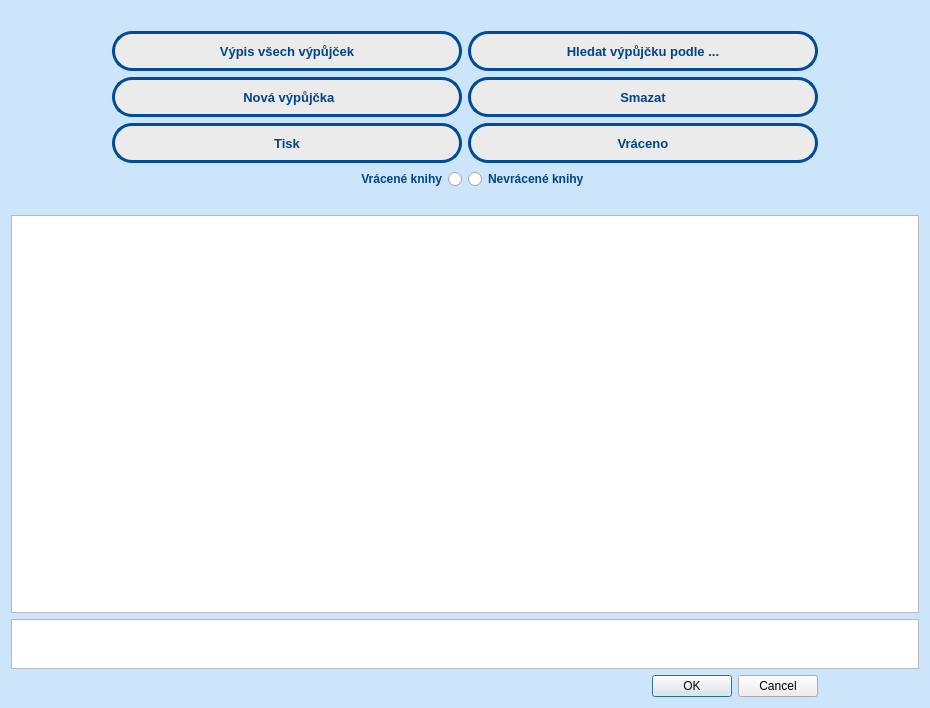
<?xml version="1.0" encoding="UTF-8"?>
<ui version="4.0">
 <class>DialogUcitelVypujcka</class>
 <widget class="QDialog" name="DialogUcitelVypujcka">
  <property name="geometry">
   <rect>
    <x>0</x>
    <y>0</y>
    <width>930</width>
    <height>708</height>
   </rect>
  </property>
  <property name="minimumSize">
   <size>
    <width>930</width>
    <height>0</height>
   </size>
  </property>
  <property name="maximumSize">
   <size>
    <width>930</width>
    <height>16777215</height>
   </size>
  </property>
  <property name="sizeIncrement">
   <size>
    <width>0</width>
    <height>0</height>
   </size>
  </property>
  <property name="font">
   <font>
    <family>MS Serif</family>
   </font>
  </property>
  <property name="windowTitle">
   <string>Výpůčjka vyučující</string>
  </property>
  <property name="styleSheet">
   <string notr="true">#DialogUcitelVypujcka {
background: rgb(204,229,250);
}
#centralWidget {
background: rgb(204,229,250);
}

#pushButtonHledat{
background: rgb(235,235,235);
border-radius : 20px;
border : 3px solid rgb( 0,76,153);
}
#pushButtonNova{
background: rgb(235,235,235);
border-radius : 20px;
border : 3px solid rgb( 0,76,153);
}
#pushButtonSmazat{
background: rgb(235,235,235);
border-radius : 20px;
border : 3px solid rgb( 0,76,153);
}
#pushButtonVraceno
{
background: rgb(235,235,235);
border-radius : 20px;
border : 3px solid rgb( 0,76,153);
}
#pushButtonVsechny
{
background: rgb(235,235,235);
border-radius : 20px;
border : 3px solid rgb( 0,76,153);
}
#pushButtonTisk
{
background: rgb(235,235,235);
border-radius : 20px;
border : 3px solid rgb( 0,76,153);
}
</string>
  </property>
  <layout class="QGridLayout" name="gridLayout">
   <item row="4" column="1">
    <widget class="QRadioButton" name="radioButtonVraceneKnihy">
     <property name="font">
      <font>
       <pointsize>9</pointsize>
       <weight>75</weight>
       <bold>true</bold>
      </font>
     </property>
     <property name="layoutDirection">
      <enum>Qt::RightToLeft</enum>
     </property>
     <property name="styleSheet">
      <string notr="true">#radioButtonVraceneKnihy{
color:rgb(0,67,134)
}</string>
     </property>
     <property name="text">
      <string>Vrácené knihy</string>
     </property>
    </widget>
   </item>
   <item row="3" column="1">
    <widget class="QPushButton" name="pushButtonTisk">
     <property name="minimumSize">
      <size>
       <width>350</width>
       <height>40</height>
      </size>
     </property>
     <property name="maximumSize">
      <size>
       <width>350</width>
       <height>40</height>
      </size>
     </property>
     <property name="font">
      <font>
       <pointsize>10</pointsize>
       <weight>75</weight>
       <bold>true</bold>
      </font>
     </property>
     <property name="styleSheet">
      <string notr="true">#pushButtonTisk{
color: rgb(0,67,134)
}</string>
     </property>
     <property name="text">
      <string>Tisk</string>
     </property>
    </widget>
   </item>
   <item row="6" column="0" colspan="4">
    <widget class="QTableView" name="tableView"/>
   </item>
   <item row="5" column="2">
    <widget class="QLabel" name="label_2">
     <property name="font">
      <font>
       <pointsize>9</pointsize>
       <weight>75</weight>
       <bold>true</bold>
      </font>
     </property>
     <property name="text">
      <string/>
     </property>
     <property name="alignment">
      <set>Qt::AlignCenter</set>
     </property>
    </widget>
   </item>
   <item row="2" column="2">
    <widget class="QPushButton" name="pushButtonSmazat">
     <property name="minimumSize">
      <size>
       <width>350</width>
       <height>40</height>
      </size>
     </property>
     <property name="maximumSize">
      <size>
       <width>350</width>
       <height>40</height>
      </size>
     </property>
     <property name="font">
      <font>
       <pointsize>10</pointsize>
       <weight>75</weight>
       <bold>true</bold>
      </font>
     </property>
     <property name="styleSheet">
      <string notr="true">#pushButtonSmazat{
color: rgb(0,67,134)
}</string>
     </property>
     <property name="text">
      <string>Smazat</string>
     </property>
    </widget>
   </item>
   <item row="1" column="2">
    <widget class="QPushButton" name="pushButtonHledat">
     <property name="minimumSize">
      <size>
       <width>350</width>
       <height>40</height>
      </size>
     </property>
     <property name="maximumSize">
      <size>
       <width>350</width>
       <height>40</height>
      </size>
     </property>
     <property name="font">
      <font>
       <pointsize>10</pointsize>
       <weight>75</weight>
       <bold>true</bold>
      </font>
     </property>
     <property name="styleSheet">
      <string notr="true">#pushButtonHledat{
color: rgb(0,67,134)
}</string>
     </property>
     <property name="text">
      <string>Hledat výpůjčku podle ...</string>
     </property>
    </widget>
   </item>
   <item row="2" column="1">
    <widget class="QPushButton" name="pushButtonNova">
     <property name="minimumSize">
      <size>
       <width>350</width>
       <height>40</height>
      </size>
     </property>
     <property name="maximumSize">
      <size>
       <width>350</width>
       <height>40</height>
      </size>
     </property>
     <property name="font">
      <font>
       <pointsize>10</pointsize>
       <weight>75</weight>
       <bold>true</bold>
      </font>
     </property>
     <property name="styleSheet">
      <string notr="true">#pushButtonNova{
color: rgb(0,67,134)
}</string>
     </property>
     <property name="text">
      <string>      Nová výpůjčka     </string>
     </property>
    </widget>
   </item>
   <item row="5" column="1">
    <widget class="QLabel" name="label">
     <property name="font">
      <font>
       <pointsize>9</pointsize>
       <weight>75</weight>
       <bold>true</bold>
      </font>
     </property>
     <property name="text">
      <string/>
     </property>
     <property name="alignment">
      <set>Qt::AlignCenter</set>
     </property>
    </widget>
   </item>
   <item row="3" column="2">
    <widget class="QPushButton" name="pushButtonVraceno">
     <property name="minimumSize">
      <size>
       <width>350</width>
       <height>40</height>
      </size>
     </property>
     <property name="maximumSize">
      <size>
       <width>350</width>
       <height>40</height>
      </size>
     </property>
     <property name="font">
      <font>
       <pointsize>10</pointsize>
       <weight>75</weight>
       <bold>true</bold>
      </font>
     </property>
     <property name="styleSheet">
      <string notr="true">#pushButtonVraceno{
color: rgb(0,67,134)
}</string>
     </property>
     <property name="text">
      <string>Vráceno</string>
     </property>
    </widget>
   </item>
   <item row="4" column="2">
    <widget class="QRadioButton" name="radioButtonNevraceneKnihy">
     <property name="font">
      <font>
       <pointsize>9</pointsize>
       <weight>75</weight>
       <bold>true</bold>
      </font>
     </property>
     <property name="styleSheet">
      <string notr="true">#radioButtonNevraceneKnihy{
color:rgb(0,67,134)
}</string>
     </property>
     <property name="text">
      <string>Nevrácené knihy</string>
     </property>
    </widget>
   </item>
   <item row="2" column="3">
    <spacer name="horizontalSpacer_3">
     <property name="orientation">
      <enum>Qt::Horizontal</enum>
     </property>
     <property name="sizeHint" stdset="0">
      <size>
       <width>40</width>
       <height>20</height>
      </size>
     </property>
    </spacer>
   </item>
   <item row="9" column="2">
    <widget class="QDialogButtonBox" name="buttonBox">
     <property name="orientation">
      <enum>Qt::Horizontal</enum>
     </property>
     <property name="standardButtons">
      <set>QDialogButtonBox::Cancel|QDialogButtonBox::Ok</set>
     </property>
     <property name="centerButtons">
      <bool>false</bool>
     </property>
    </widget>
   </item>
   <item row="3" column="0">
    <spacer name="horizontalSpacer_2">
     <property name="orientation">
      <enum>Qt::Horizontal</enum>
     </property>
     <property name="sizeHint" stdset="0">
      <size>
       <width>40</width>
       <height>20</height>
      </size>
     </property>
    </spacer>
   </item>
   <item row="1" column="1">
    <widget class="QPushButton" name="pushButtonVsechny">
     <property name="minimumSize">
      <size>
       <width>350</width>
       <height>40</height>
      </size>
     </property>
     <property name="maximumSize">
      <size>
       <width>350</width>
       <height>40</height>
      </size>
     </property>
     <property name="font">
      <font>
       <pointsize>10</pointsize>
       <weight>75</weight>
       <bold>true</bold>
      </font>
     </property>
     <property name="styleSheet">
      <string notr="true">#pushButtonVsechny{
color: rgb(0,67,134)
}</string>
     </property>
     <property name="text">
      <string>Výpis všech výpůjček</string>
     </property>
    </widget>
   </item>
   <item row="2" column="0">
    <widget class="QLabel" name="labelLoad">
     <property name="text">
      <string/>
     </property>
    </widget>
   </item>
   <item row="0" column="1">
    <spacer name="horizontalSpacer_4">
     <property name="orientation">
      <enum>Qt::Horizontal</enum>
     </property>
     <property name="sizeHint" stdset="0">
      <size>
       <width>40</width>
       <height>20</height>
      </size>
     </property>
    </spacer>
   </item>
   <item row="7" column="0" colspan="4">
    <widget class="QTextBrowser" name="textBrowser">
     <property name="minimumSize">
      <size>
       <width>0</width>
       <height>50</height>
      </size>
     </property>
     <property name="maximumSize">
      <size>
       <width>16777215</width>
       <height>50</height>
      </size>
     </property>
     <property name="font">
      <font>
       <pointsize>11</pointsize>
      </font>
     </property>
    </widget>
   </item>
  </layout>
 </widget>
 <resources/>
 <connections>
  <connection>
   <sender>buttonBox</sender>
   <signal>accepted()</signal>
   <receiver>DialogUcitelVypujcka</receiver>
   <slot>accept()</slot>
   <hints>
    <hint type="sourcelabel">
     <x>248</x>
     <y>254</y>
    </hint>
    <hint type="destinationlabel">
     <x>157</x>
     <y>274</y>
    </hint>
   </hints>
  </connection>
  <connection>
   <sender>buttonBox</sender>
   <signal>rejected()</signal>
   <receiver>DialogUcitelVypujcka</receiver>
   <slot>reject()</slot>
   <hints>
    <hint type="sourcelabel">
     <x>316</x>
     <y>260</y>
    </hint>
    <hint type="destinationlabel">
     <x>286</x>
     <y>274</y>
    </hint>
   </hints>
  </connection>
 </connections>
</ui>
